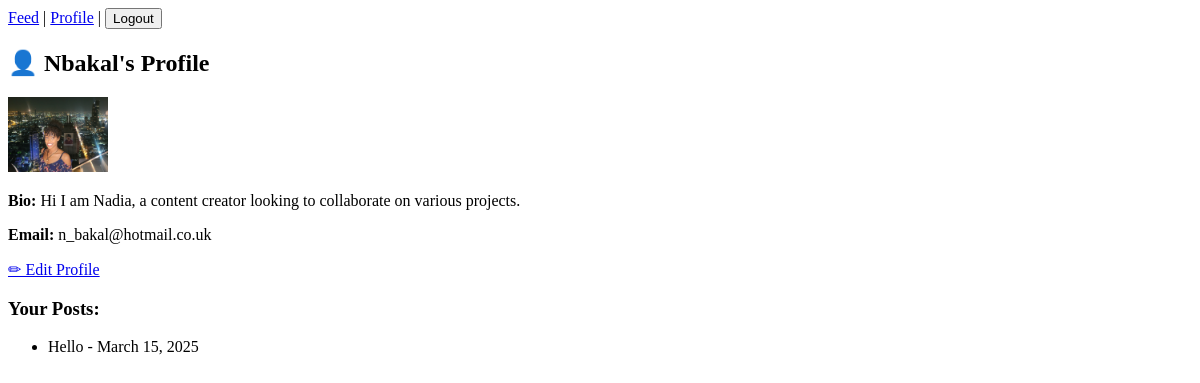
The page /users/profile/ (signed in) on the database as committed earlier.
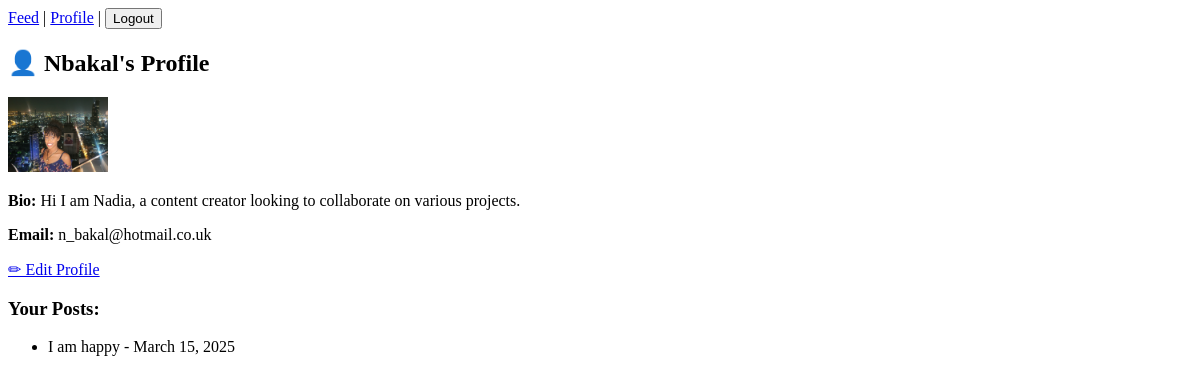
The same page on the database as committed later.
### users/models.py (models this page shows, shortened)
class Post(models.Model):
    user = models.ForeignKey(CustomUser, on_delete=models.CASCADE, related_name='posts')  # Link post to user
    content = models.TextField()  # Post content (text)
    created_at = models.DateTimeField(auto_now_add=True)  # Auto timestamp
    likes = models.ManyToManyField(CustomUser, related_name='liked_posts', blank=True)  # Many users can like a post
    class Meta:
        ordering = ['-created_at']  # Ensure newest posts show first

### users/views.py (the view)
# urls.py: path('profile/', profile_view, name='profile'),
@login_required
def profile_view(request):
    return render(request, 'users/profile.html', {'user': request.user})

### users/models.py (called while the page is built)
    def get_profile_image(self):
        if self.profile_image and hasattr(self.profile_image, "url"):
            return self.profile_image.url  # Use uploaded image
        return static("profile_pics/default_profile.webp")  # Serve default avatar

### users/templates/users/profile.html
{% extends "base.html" %}
{% block content %}
<h2>👤 {{ user.username }}'s Profile</h2>
<img src="{{ user.get_profile_image }}" alt="Profile Image" width="100" onerror="this.onerror=null;this.src='/static/profile_pics/default_profile.webp';">
<p><strong>Bio:</strong> {{ user.bio|default:"No bio yet." }}</p>
<p><strong>Email:</strong> {{ user.email }}</p>
<a href="{% url 'profile_edit' %}">✏ Edit Profile</a>
<h3>Your Posts:</h3>
<ul>
    {% for post in user.posts.all %}
        <li>{{ post.content }} - {{ post.created_at|date:"F j, Y" }}</li>
    {% empty %}
        <p>No posts yet.</p>
    {% endfor %}
</ul>
{% endblock %}

Rows that differ between the two databases and show on the page:
removed Post: content "Hello", created_at "March 15, 2025"
added Post: content "I am happy", created_at "March 15, 2025"
